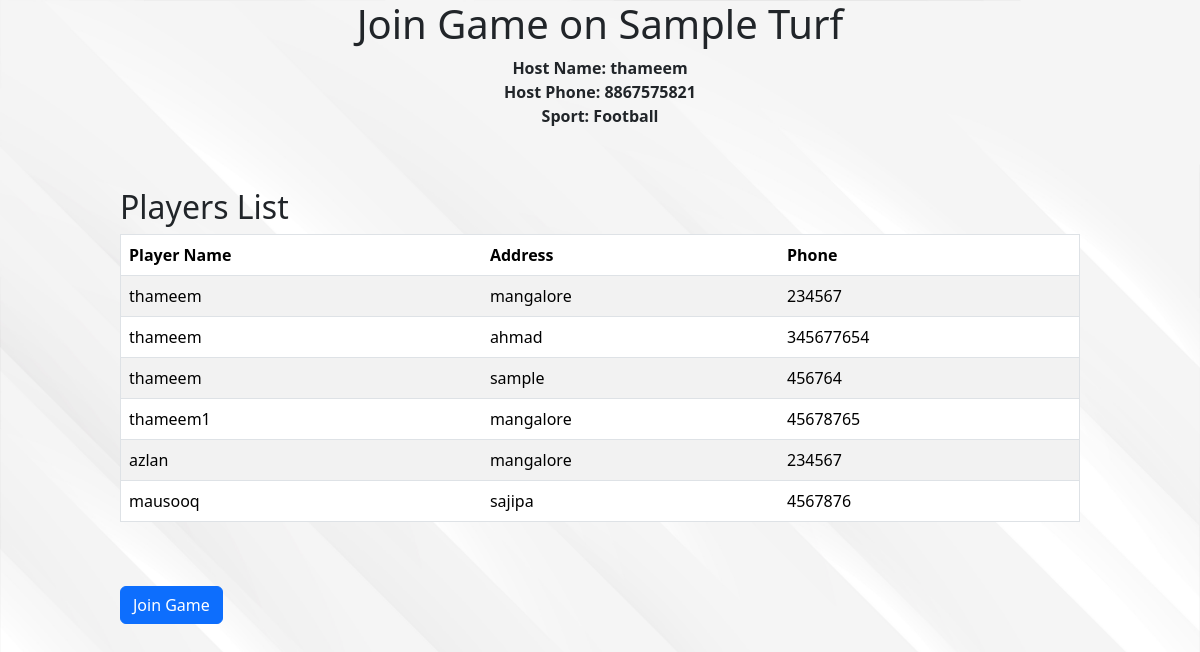
The app's page /turf/1/join_game/1 (signed in) with its own data.
### app.py (models this page shows)
class Game(db.Model):
    id = db.Column(db.Integer, primary_key=True)
    turf_id = db.Column(db.Integer, db.ForeignKey('turf.id'), nullable=False)
    host_name = db.Column(db.String(255), nullable=False)
    host_phone = db.Column(db.String(15), nullable=True)
    game_time = db.Column(db.DateTime, nullable=False)
    sports = db.Column(db.String(50), nullable=False)
    players = db.relationship('Player', backref='game', lazy=True)

class Player(db.Model):
    id = db.Column(db.Integer, primary_key=True)
    game_id = db.Column(db.Integer, db.ForeignKey('game.id'), nullable=False)
    player_name = db.Column(db.String(255), nullable=False)
    player_address = db.Column(db.String(255), nullable=False)
    player_phone = db.Column(db.String(15), nullable=True)

### app.py (the view, shortened to what this page needs)
@app.route('/turf/<int:turf_id>/join_game/<int:game_id>', methods=['GET', 'POST'])
@login_required
def join_game(turf_id, game_id):
    turf = Turf.query.get_or_404(turf_id)
    game = Game.query.get_or_404(game_id)
    return render_template('join_game.html', turf=turf, game=game)

### app.py (called while the page is built)
@login_manager.user_loader
def load_user(user_id):
    return User.query.get(int(user_id))

### templates/join_game.html (shortened to what this page needs)
{% extends 'layout.html' %} {% block title %} Join Game {% endblock title %} {%
block body %}
<h1 class="turfhead">Join Game on {{ turf.turf_name }}</h1>
<div class="turfhead">
  <p style="font-weight: bold">
    Host Name: {{game.host_name}}
    <br />
    Host Phone: {{ game.host_phone }}
    <br />
    Sport: {{game.sports}}
  </p>
</div>
<div class="turftab">
  <h2>Players List</h2>
  <table border="1" class="table table-striped">
    <thead>
      <tr>
        <th>Player Name</th>
        <th>Address</th>
        <th>Phone</th>
      </tr>
    </thead>
    <tbody>
      {% for player in game.players %}
      <tr>
        <td>{{ player.player_name }}</td>
        <td>{{ player.player_address }}</td>
        <td>{{ player.player_phone }}</td>
      </tr>
      {% endfor %}
    </tbody>
  </table>
  <br />
  <br />
  <button
    class="btn btn-primary"
    id="toggleJoinGameFormBtn"
    onclick="toggleJoinGameForm()"
  >
    Join Game
  </button>
  <br />
  <br />
</div>
{% endblock body %}

### templates/layout.html (shortened to what this page needs)
<!DOCTYPE html>
<html lang="en">
<head>
    <link rel="stylesheet" href="{{url_for('static',filename='css/style.css')}}">
    <link rel="stylesheet" href="https://maxcdn.bootstrapcdn.com/font-awesome/4.7.0/css/font-awesome.min.css">
    <link href="https://cdn.jsdelivr.net/npm/bootstrap@5.3.2/dist/css/bootstrap.min.css" rel="stylesheet">
</head>
<body>
    {% block body %}
    {% endblock body %}
  </body>
</body>
</html>

### static/css/style.css (style rules this page uses)
body { background-image: url("../img/17580.jpg"); background-repeat: no-repeat; background-size: cover; }
.turftab { width: 80%; margin: auto; margin-top: 5%; }
.turfhead { text-align: center; }

### records on screen
Game: host_name "thameem", host_phone "8867575821", sports "Football"
Player: player_name "thameem", player_address "mangalore", player_phone "234567"
Player: player_name "thameem", player_address "ahmad", player_phone "345677654"
Player: player_name "thameem", player_address "sample", player_phone "456764"
Player: player_name "thameem1", player_address "mangalore", player_phone "45678765"
Player: player_name "azlan", player_address "mangalore", player_phone "234567"
Player: player_name "mausooq", player_address "sajipa", player_phone "4567876"
